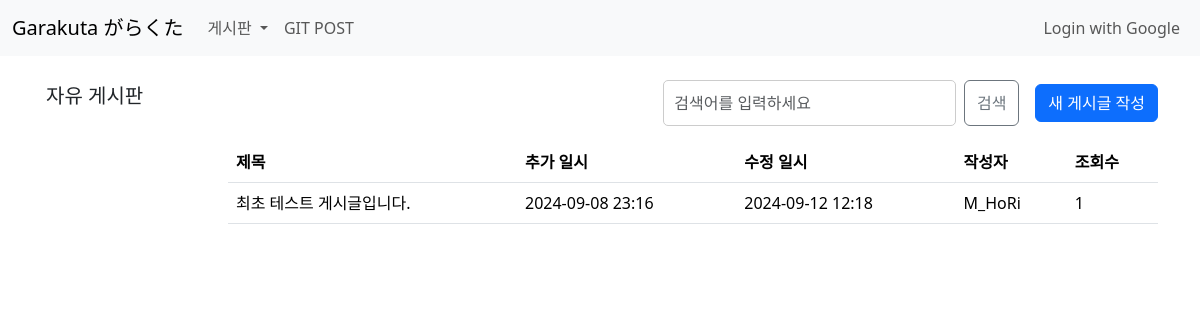
The page /board/ on the database as committed earlier.
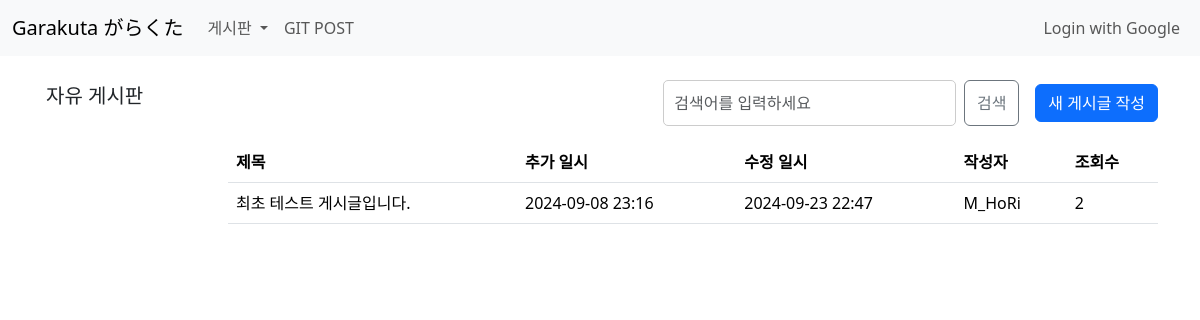
The same page on the database as committed later.
### board/models.py (models this page shows, shortened)
class Post(models.Model):
    title = models.CharField(max_length=200)
    content = models.TextField()
    created_at = models.DateTimeField(auto_now_add=True)  # 게시글 작성 시간
    updated_at = models.DateTimeField(auto_now=True)  # 게시글 수정 시간
    author = models.ForeignKey(User, on_delete=models.CASCADE)
    likes = models.ManyToManyField(User, related_name='liked_posts', blank=True)  # 좋아요한 사용자들
    counting = models.PositiveIntegerField(default=0)  # 조회수 필드 추가

### board/views.py (the view)
def post_list(request):
    try:
        query = request.GET.get('q')  # 검색어 가져오기
        if query:
            posts = Post.objects.filter(title__icontains=query).order_by('-created_at')  # 검색어가 포함된 게시글을 최신 순으로 정렬
            logger.info(f"Search performed with query: {query}")
        else:
            posts = Post.objects.all().order_by('-created_at')  # 모든 게시글을 최신 순으로 정렬
            logger.info("Post list requested without search query")
        paginator = Paginator(posts, 10)
        page_number = request.GET.get('page')
        page_obj = paginator.get_page(page_number)
        return render(request, 'board/post_list.html', {
            'posts': page_obj,
            'is_paginated': page_obj.has_other_pages(),
            'page_obj': page_obj,
        })
    except Exception as e:
        logger.error(f"Error in post_list: {str(e)}")
        return render(request, 'board/post_list.html', {'posts': []})

### board/templates/board/post_list.html (shortened to what this page needs)
{% extends 'blog/base.html' %}
{% load tz %}
{% block content %}
<div class="container mt-3">
    <div class="row">
        <div class="col-md-2 p-0 m-0">
            <div class="p-1">
                <h5>자유 게시판</h5>
            </div>
        </div>
        <div class="col-md-10 p-0 m-0">
            <div class="d-flex justify-content-end align-items-center mb-3">
                <form method="get" action="{% url 'post_list' %}" class="d-flex" style="flex-grow: 1; max-width: 40%;">
                    <input type="text" name="q" class="form-control me-2 w-50" placeholder="검색어를 입력하세요" value="{{ request.GET.q }}" style="flex-grow: 2;">
                    <button type="submit" class="btn btn-outline-secondary me-3">검색</button>
                </form>
                <a href="{% url 'post_create' %}" class="btn btn-primary">새 게시글 작성</a>
            </div>
            <table class="table table-hover">
                <thead>
                    <tr>
                        <th scope="col">제목</th>
                        <th scope="col">추가 일시</th>
                        <th scope="col">수정 일시</th>
                        <th scope="col">작성자</th>
                        <th scope="col">조회수</th>
                    </tr>
                </thead>
                <tbody>
                    {% for post in posts %}
                        <tr class="clickable-row" data-href="{% url 'post_detail' post.pk %}">
                            <td>{{ post.title }}</td>
                            <td>{{ post.created_at|localtime|date:"Y-m-d H:i" }}</td>
                            <td>{{ post.updated_at|localtime|date:"Y-m-d H:i" }}</td>
                            <td>{{ post.author }}</td>
                            <td>{{ post.counting }}</td>
                        </tr>
                    {% empty %}
                        <tr>
                            <td colspan="5" class="text-center">현재 등록된 글이 없습니다.</td>
                        </tr>
                    {% endfor %}
                </tbody>
            </table>
        </div>
    </div>
</div>
{% endblock %}

### blog/templates/blog/base.html (shortened to what this page needs)
{% load static %}
{% load socialaccount %}
<!DOCTYPE html>
<html lang="en">
<head>
    <link rel="stylesheet" href="{% static 'blog/bootstrap.min.css' %}">
    <link href="https://cdnjs.cloudflare.com/ajax/libs/font-awesome/5.15.4/css/all.min.css" rel="stylesheet">
</head>
<body>
    {% if request.path != '/accounts/google/login/' %}
        <nav class="navbar navbar-expand-lg navbar-light bg-light align-items-center">
            <div class="container-fluid">
                <a class="navbar-brand" href="/">Garakuta がらくた</a>
                <div class="collapse navbar-collapse" id="navbarNav">
                    <ul class="navbar-nav me-auto">
                        <li class="nav-item dropdown">
                            <a class="nav-link dropdown-toggle" href="#" id="boardDropdown" role="button" data-bs-toggle="dropdown" aria-expanded="false">
                                게시판
                            </a>
                        </li>
                        <li class="nav-item">
                            <a class="nav-link" href="{% url 'git_post' %}">GIT POST</a>
                        </li>
                    </ul>
                    <ul class="navbar-nav ms-auto">
                        {% if user.is_authenticated %}
                            <li class="nav-item">
                                <span class="navbar-text" style="margin-right: 10px;">{{ user.username }}</span>
                            </li>
                            <li class="nav-item">
                                <form method="POST" action="{% url 'account_logout' %}">
                                    {% csrf_token %}
                                    <button type="submit" class="nav-link btn btn-link" style="padding: 0;">Logout</button>
                                </form>
                            </li>
                        {% else %}
                            <li class="nav-item">
                                <a class="nav-link" href="{% provider_login_url 'google' %}">Login with Google</a>
                            </li>
                        {% endif %}
                    </ul>
                </div>
            </div>
        </nav>
    {% endif %}
    <section class="background-container">
        <div class="container mt-4">
            {% block content %}{% endblock %}
        </div>
    </section>
</body>
</html>

Rows that differ between the two databases and show on the page:
changed Post "최초 테스트 게시글입니다.": updated_at "2024-09-12 12:18" → "2024-09-23 22:47"; counting "1" → "2"
